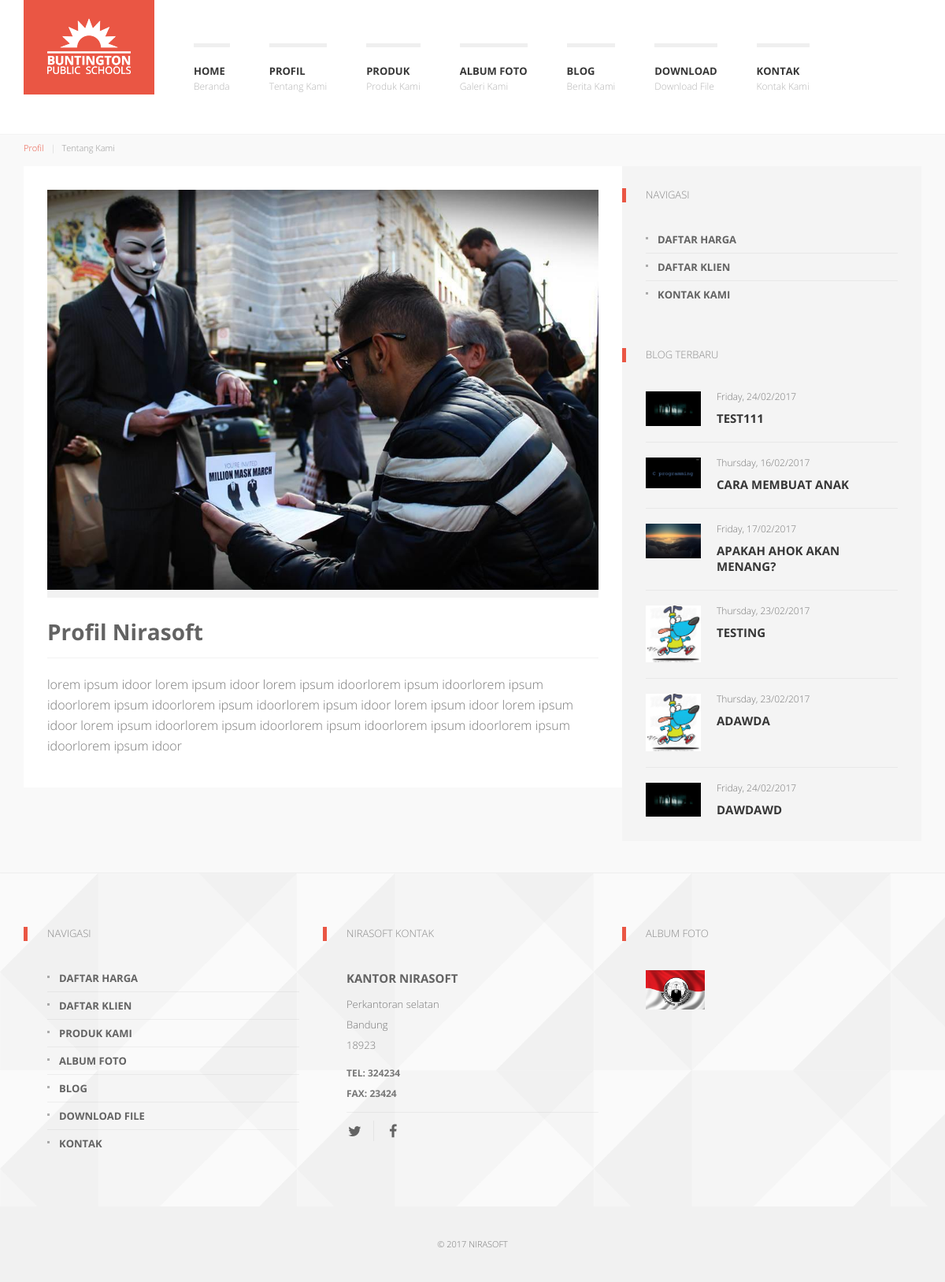
Page /index.php/profil on the committed database.
### tables this page shows
CREATE TABLE IF NOT EXISTS `config` (
`config_id` int(11) NOT NULL,
  `nameweb` varchar(225) NOT NULL,
  `email` varchar(225) NOT NULL,
  `keywords` text NOT NULL,
  `google_maps` text NOT NULL,
  `logo` varchar(225) NOT NULL,
  `icon` varchar(225) NOT NULL,
  `about` text NOT NULL,
  `address` text NOT NULL,
  `city` varchar(100) NOT NULL,
  `zip_code` varchar(100) NOT NULL,
  `phone_number` varchar(225) NOT NULL,
  `metatext` text NOT NULL,
  `fax` text NOT NULL,
  `facebook` varchar(225) NOT NULL,
  `twitter` varchar(225) NOT NULL,
  `instagram` varchar(225) NOT NULL,
  `google_plus` varchar(225) NOT NULL,
  `pinterest` varchar(225) NOT NULL
);

CREATE TABLE IF NOT EXISTS `galleries` (
`gallery_id` int(11) NOT NULL,
  `user_id` int(11) NOT NULL,
  `gallery_name` varchar(225) NOT NULL,
  `slug_gallery` varchar(225) NOT NULL,
  `image` varchar(225) NOT NULL,
  `gallery_description` text NOT NULL,
  `position` varchar(100) NOT NULL,
  `date` timestamp NOT NULL DEFAULT CURRENT_TIMESTAMP ON UPDATE CURRENT_TIMESTAMP,
  `status` varchar(100) NOT NULL
);

CREATE TABLE IF NOT EXISTS `blogs` (
`blog_id` int(11) NOT NULL,
  `user_id` int(11) NOT NULL,
  `category_id` int(11) NOT NULL,
  `title` varchar(225) NOT NULL,
  `slug_blog` varchar(225) NOT NULL,
  `content` text NOT NULL,
  `image` varchar(225) NOT NULL,
  `date_post` timestamp NOT NULL DEFAULT CURRENT_TIMESTAMP ON UPDATE CURRENT_TIMESTAMP,
  `status` varchar(100) NOT NULL,
  `keywords` text NOT NULL
);

### application/views/front/layout/wrapper.php (called while the page is built)
<?php
	require_once('head.php');
	require_once('header.php');
	require_once('content.php');
	require_once('footer.php');
?>

### application/controllers/Profil.php (called while the page is built, shortened)
<?php
class Profil extends CI_Controller {
	public function index() {
		$site  		= $this->mConfig->list_config();
		$gallery    = $this->mGalleries->listGalleryPubProfile();
		$blogs		= $this->mBlogs->listBlogsPub();
		$data = array(	'title'		=> 'Profil - '.$site['nameweb'],
						'site'		=> $site,
						'gallery'	=> $gallery,
						'blogs'		=> $blogs,
						'isi'		=> 'front/profile/list');
		$this->load->view('front/layout/wrapper',$data);
	}
}

### index.php (called while the page is built, shortened)
<?php
require_once BASEPATH.'core/CodeIgniter.php';

### application/models/Config_model.php (called while the page is built, shortened)
<?php
    class Config_model extends CI_Model {
        public function list_config() {
            $this->db->select('*');
            $this->db->from('config');
            $this->db->order_by('config_id','ASC');
            $query = $this->db->get();
            return $query->row_array();
        }
    }

### application/views/front/layout/content.php (called while the page is built)
 <?php
if($isi) {
	$this->load->view($isi);
}
?>

### application/models/Galleries_model.php (called while the page is built, shortened)
<?php
    class Galleries_model extends CI_Model {
        public function listGalleryPubProfile() {
            $this->db->select('*');
            $this->db->from('galleries');
            $this->db->join('admins','admins.admin_id = galleries.user_id','LEFT');
            $this->db->where(array('status' => 'publish','position' => 'profil'));
            $this->db->order_by('gallery_id','ASC');
            $query = $this->db->get();
            return $query->row_array();
        }
        public function listGalleryPubFooter() {
            $this->db->select('*');
            $this->db->from('galleries');
            $this->db->join('admins','admins.admin_id = galleries.user_id','LEFT');
            $this->db->where(array('status' => 'publish','position' => 'footer'));
            $this->db->order_by('gallery_id','ASC');
            $query = $this->db->get();
            return $query->result_array();
        }
    }

### application/models/Blogs_model.php (called while the page is built, shortened)
<?php
    class Blogs_model extends CI_Model {
        public function listBlogsPub() {
            $this->db->select('*');
            $this->db->from('blogs');
            $this->db->where(array('status' => 'publish'));
            $this->db->join('admins','admins.admin_id = blogs.user_id','LEFT');
            $this->db->join('categories','categories.category_id = blogs.category_id','LEFT');
            $this->db->order_by('blog_id','ASC');
            $query = $this->db->get();
            return $query->result_array();
        }
    }

### application/views/front/profile/list.php (the view)
<div id="k-body">
	<div class="container">
        <div class="row">
            <div class="k-breadcrumbs col-lg-12 clearfix">
                <ol class="breadcrumb">
                    <li><a href="<?php echo base_url('profil');?>">Profil</a></li>
                    <li class="active">Tentang Kami</li>
                </ol>
            </div>
        </div>
        <div class="row no-gutter">
            <div class="col-lg-8 col-md-8">
                <div class="col-padded">
                	<div class="row gutter">
                    	<div class="col-lg-12 col-md-12">
                            <figure class="news-featured-image">
                                <img src="<?php echo base_url('assets/upload/image/'.$gallery['image']);?>" alt="Featured image 1" class="img-responsive" />
                            </figure>
                            <h1 class="page-title">Profil <?php echo $site['nameweb'];?></h1>
                            <div class="news-body">
                                <p>
                                    <?php echo $site['about'];?>
                                </p>
                            </div>
                        </div>
                    </div>
                </div>
            </div>
            <div id="k-sidebar" class="col-lg-4 col-md-4">
                <div class="col-padded col-shaded">
                    <ul class="list-unstyled clear-margins">
                    	<li class="widget-container widget_nav_menu">
                            <h1 class="title-widget">Navigasi</h1>
                            <ul>
                            	<li><a href="<?php echo base_url('profil/harga');?>" title="menu item">Daftar Harga</a></li>
                                <li><a href="<?php echo base_url('profil/klien');?>" title="menu item">Daftar Klien</a></li>
                                <li><a href="<?php echo base_url('kontak');?>" title="menu item">Kontak Kami</a></li>
                            </ul>
			</li>
                    	<li class="widget-container widget_recent_news">
                            <h1 class="title-widget">Blog Terbaru</h1>
                            <ul class="list-unstyled">
                            <?php
                                foreach ($blogs as $blog){
                                    if ($blog['blog_id']++ < 10) {
                            ?>
					<li class="recent-news-wrap news-no-summary">
                                    <div class="recent-news-content clearfix">
                                        <figure class="recent-news-thumb">
                                            <a href="<?php echo base_url('blog/detil/'.$blog['slug_blog']);?>" title="<?php echo $blog['title'];?>">
                                            <img src="<?php echo base_url('assets/upload/image/'.$blog['image']);?>" class="attachment-thumbnail wp-post-image" alt="Thumbnail 1" /></a>
                                        </figure>
                                        <div class="recent-news-text">
                                            <div class="recent-news-meta">
                                                <div class="recent-news-date"><?php echo date('l, d/m/Y', strtotime($blog['date_post'])); ?></div>
                                            </div>
                                            <h1 class="title-median"><a href="<?php echo base_url('blog/detil/'.$blog['slug_blog']);?>" title="<?php echo $blog['title'];?>"><?php echo $blog['title'];?></a></h1>
                                        </div>
                                    </div>
                                </li>
                            <?php }} ?>
                            </ul>
                        </li>
                    </ul>
                </div>
            </div>
        </div>
    </div>
</div>

### application/views/front/layout/header.php (shortened to what this page needs)
<body role="document">
  <div id="k-head" class="container">
      <div class="row">
          <div class="col-lg-12">
              <div id="k-site-logo" class="pull-left">
                  <h1 class="k-logo">
                      <a href="<?php echo base_url();?>" title="Home Page">
                          <img src="<?php echo base_url('assets/upload/image/thumbs/'.$site['logo']);?>" alt="Site Logo" class="img-responsive" />
                      </a>
                  </h1>
              </div>
              <nav id="k-menu" class="k-main-navig">
                  <ul id="drop-down-left" class="k-dropdown-menu">
                      <li>
                          <a href="<?php echo base_url();?>" title="Beranda">Home</a>
                      </li>
                       <li>
                          <a href="<?php echo base_url('profil');?>" title="Tentang Kami">Profil</a>
                      </li>
                      <li>
                          <a href="<?php echo base_url('produk');?>" title="Produk Kami">Produk</a>
                      </li>
                      <li>
                          <a href="<?php echo base_url('galeri');?>" title="Galeri Kami">Album Foto</a>
                      </li>
                      <li>
                          <a href="<?php echo base_url('blog');?>" title="Berita Kami">Blog</a>
                      </li>
                      <li>
                          <a href="<?php echo base_url('download');?>" title="Download File">Download</a>
                      </li>
                      <li>
                          <a href="<?php echo base_url('kontak');?>" title="Kontak Kami">Kontak</a>
                      </li>
                  </ul>
              </nav>
          </div>
      </div>
  </div>

### application/views/front/layout/footer.php (shortened to what this page needs)
    <div id="k-footer">
        <div class="container">
            <div class="row no-gutter">
                <div class="col-lg-4 col-md-4">
                    <div class="col-padded col-naked">
                        <ul class="list-unstyled clear-margins">
                            <li class="widget-container widget_nav_menu">
                                <h1 class="title-widget">Navigasi</h1>
                                <ul>
                                    <li><a href="<?php echo base_url('profil/harga');?>" title="menu item">Daftar Harga</a></li>
                                    <li><a href="<?php echo base_url('profil/klien');?>" title="menu item">Daftar Klien</a></li>
                                    <li><a href="<?php echo base_url('produk');?>" title="menu item">Produk Kami</a></li>
                                    <li><a href="<?php echo base_url('galeri');?>" title="menu item">Album Foto</a></li>
                                    <li><a href="<?php echo base_url('blog');?>" title="menu item">Blog</a></li>
                                    <li><a href="<?php echo base_url('download');?>" title="menu item">Download File</a></li>
                                    <li><a href="<?php echo base_url('kontak');?>" title="menu item">Kontak</a></li>
                                </ul>
                            </li>
                        </ul>
                    </div>
                </div>
                <div class="col-lg-4 col-md-4">
                    <div class="col-padded col-naked">
                        <ul class="list-unstyled clear-margins">
                            <li class="widget-container widget_recent_news">
                                <h1 class="title-widget"><?php echo $site['nameweb'];?> Kontak</h1>
                                <div itemscope itemtype="http://data-vocabulary.org/Organization">
                                    <h2 class="title-median m-contact-subject" itemprop="name">Kantor <?php echo $site['nameweb'];?></h2>
                                    <div class="m-contact-address" itemprop="address" itemscope itemtype="http://data-vocabulary.org/Address">
                                        <span class="m-contact-street" itemprop="street-address"><?php echo $site['address'];?></span>
                                        <span class="m-contact-city-region"><span class="m-contact-city" itemprop="locality"><?php echo $site['city'];?></span></span>
                                        <span class="m-contact-zip-country"><span class="m-contact-zip" itemprop="postal-code"><?php echo $site['zip_code'];?></span></span>
                                    </div>
                                    <div class="m-contact-tel-fax">
                                        <span class="m-contact-tel">Tel: <span itemprop="tel"><?php echo $site['phone_number'];?></span></span>
                                        <span class="m-contact-fax">Fax: <span itemprop="fax"><?php echo $site['fax'];?></span></span>
                                    </div>
                                </div>
                                <div class="social-icons">
                                    <ul class="list-unstyled list-inline">
                                        <li><a href="<?php echo $site['twitter'];?>" title="Twitter"><i class="fa fa-twitter"></i></a></li>
                                        <li><a href="<?php echo $site['facebook'];?>" title="Facebook"><i class="fa fa-facebook"></i></a></li>
                                    </ul>
                                </div>
                            </li>
                        </ul>
                    </div>
                </div>
                <div class="col-lg-4 col-md-4">
                    <div class="col-padded col-naked">
                        <ul class="list-unstyled clear-margins">
                            <li class="widget-container widget_sofa_flickr">
                                <h1 class="title-widget">Album Foto</h1>
                                <ul class="k-flickr-photos list-unstyled">
                                <?php
                                    $galleries = $this->mGalleries->listGalleryPubFooter();
                                    foreach ($galleries as $gallery){
                                ?>
                                    <li><a href="<?php echo base_url('galeri');?>" title="<?php echo $gallery['gallery_name'];?>"><img src="<?php echo base_url('assets/upload/image/'.$gallery['image']);?>" alt="Photo 1" /></a></li>
                                <?php } ?>
                                 </ul>
                            </li>
                        </ul>
                    </div>
                </div>
            </div>
        </div>
    </div>
    <div id="k-subfooter">
        <div class="container">
            <div class="row">
                <div class="col-lg-12">
                    <center>
                    <p class="copy-text text-inverse">
                    &copy; 2017 <?php echo $site['nameweb'];?>
                    </p>
                    </center>
                </div>
            </div>
        </div>
    </div>
  </body>
</html>

### assets/front/js/dropdown-menu/dropdown-menu.css (style rules this page uses)
.k-dropdown-menu { background: #c4c7c8; }
.k-dropdown-menu a, .k-dropdown-menu a:link, .k-dropdown-menu a:visited { text-decoration: none; color: #393939; padding: 5px 9px; }
.k-dropdown-menu { white-space: nowrap; display: inline-block; *display: inline; *zoom: 1; }
.k-dropdown-menu, .k-dropdown-menu ul { margin: 0; padding: 0; list-style: none; }
.k-dropdown-menu li { margin: 0; padding: 0; display: inline-block; *display: inline; *zoom: 1; *vertical-align: bottom; }
.k-dropdown-menu li a { display: block; }

### rows in the picture
config: logo (picture), nameweb "Nirasoft", about "lorem ipsum idoor lorem ipsum idoor lorem ipsum idoorlorem ipsum idoorlorem ipsum idoorlorem ipsum idoorlorem ipsum idoorlorem ipsum idoor lorem ipsum idoor lorem ipsum idoor lorem ipsum idoorlorem ipsum idoorlorem ipsum idoorlorem ipsum idoorlorem ipsum idoorlorem ipsum idoor", nameweb "NIRASOFT", address "Perkantoran selatan", city "Bandung", zip_code "18923", phone_number "324234", fax "23424"
galleries: image (picture)
blogs: image (picture), date_post "Friday, 24/02/2017", title "TEST111"
blogs: image (picture), date_post "Thursday, 16/02/2017", title "CARA MEMBUAT ANAK"
blogs: image (picture), date_post "Friday, 17/02/2017", title "APAKAH AHOK AKAN MENANG?"
blogs: image (picture), date_post "Thursday, 23/02/2017", title "TESTING"
blogs: image (picture), date_post "Thursday, 23/02/2017", title "ADAWDA"
blogs: image (picture), date_post "Friday, 24/02/2017", title "DAWDAWD"
galleries: image (picture)
